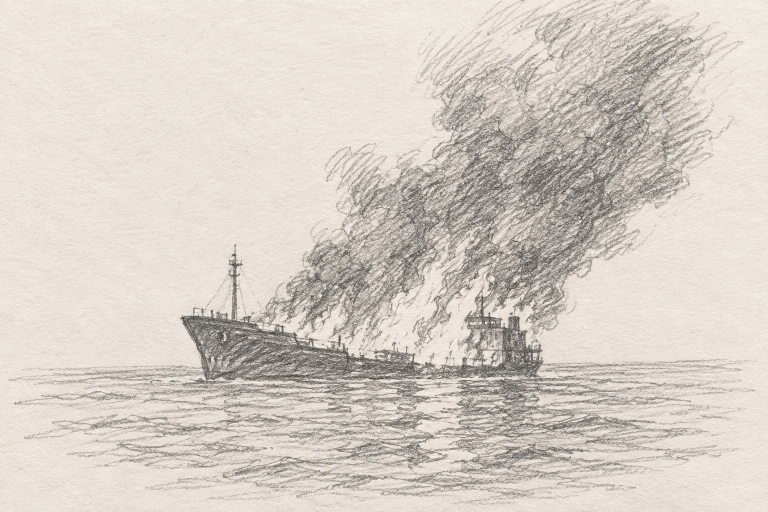
#> input picture examples/tanker.png, 1536 x 1024 px (shown at 1/2 size)
$ python -i prompts.py   (imports and definitions only)
#> lines starting #> are read from the running program, lines starting #| are printed output that depends on the picture
"""Text-to-image prompts that scaffold a new picture in the style of a given one: a style
line read from the picture, then one prompt per drawing phase, from the first loose
construction lines to the finished sheet."""
from __future__ import annotations

from pathlib import Path

import numpy as np
from PIL import Image

from .constants import PHASES, TOTAL
from .media import PHASE_NAMES
from .planner import Look

PAINT_PHASES = (("composition", 80), ("linework", 170), ("shading", 280), ("finishing", 190))

STAGES = {
    "pencil": {
        "composition": "only faint, loose construction lines blocking in the big shapes; no shading, the paper is mostly blank",
        "linework": "confident contour lines, strongest first, then thin dark lines for fine details; no shading yet",
        "shading": "contours plus layered pencil hatching, light to dark, in several angles that follow the form; tone is building",
        "finishing": "the finished drawing: darkest accents, re-stated strong edges, a few stray construction marks left visible",
    },
    "paint": {
        "composition": "a blank canvas with only big flat slabs of colour blocking in the broad masses",
        "linework": "an underpainting: smaller flat slabs correcting the masses, still no fine detail",
        "shading": "medium palette-knife strokes building form, with some canvas texture showing",
        "finishing": "the finished painting: the smallest strokes, details and highlights, visible hand-cut stroke edges",
    },
}
MEDIUM_STYLE = {
    "pencil": "graphite pencil drawing on cream animation paper, hand-drawn wobble, tapered strokes, paper grain",
    "paint": "opaque palette-knife painting on canvas, flat strokes with slightly hand-cut edges, visible brushwork",
}


def phase_minutes(medium: str):
    """[(phase, first minute, last minute)] for the medium's four phases."""
    sizes = PAINT_PHASES if medium == "paint" else tuple(
        (k, n if n else TOTAL - sum(m or 0 for _, m in PHASES)) for k, n in PHASES)
    out, t = [], 0
    for k, n in sizes:
        out.append((k, t + 1, t + n))
        t += n
    return out


HUES = ("red", "orange", "yellow", "green", "teal", "blue", "purple", "pink")


def describe(path: Path) -> list[str]:
    """Plain-words tone, line and (for colour pictures) palette descriptors measured from the picture."""
#> called with path = '../examples/tanker.png'
    with Image.open(path) as im:
#> im is the input picture: PIL image 1536x1024 RGB; mean R, G, B 213.5, 206.6, 198.3
        rgba = im.convert("RGBA")
        sheet = Image.new("RGBA", rgba.size, (255, 255, 255, 255))      # transparent areas are blank paper
#> sheet: PIL image 1536x1024 RGBA; every value is 255
        rgb = Image.alpha_composite(sheet, rgba).convert("RGB").resize((200, 120), Image.LANCZOS)
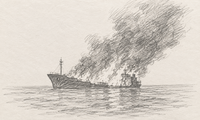
#> rgb: PIL image 200x120 RGB; mean R, G, B 213.5, 206.6, 198.3
    g = np.asarray(rgb.convert("L"), np.float32) / 255
    hsv = np.asarray(rgb.convert("HSV"), np.float32) / 255
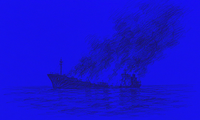
#> hsv: shape (120, 200, 3) float32; mean R, G, B 0.0886, 0.0702, 0.837
    mean, spread = float(g.mean()), float(g.std())
#> mean = 0.814; spread = 0.113
    gy, gx = np.gradient(g)
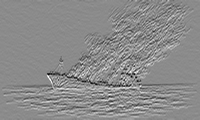
#> gy: shape (120, 200) float32; min -0.267, max 0.22, mean -0.000225; drawn with min black and max white
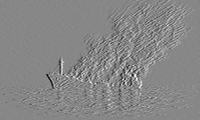
#> gx: shape (120, 200) float32; min -0.28, max 0.249, mean 2.43e-05; drawn with min black and max white
    edges = float((np.hypot(gx, gy) > 0.08).mean())
#> edges = 0.113
    tone = "dark, moody" if mean < .35 else "light, airy" if mean > .65 else "mid-toned"
#> tone = 'light, airy'
    contrast = "high contrast" if spread > .28 else "soft, low contrast" if spread < .15 else "moderate contrast"
#> contrast = 'soft, low contrast'
    busy = "dense with fine detail" if edges > .12 else "sparse, with large calm areas" if edges < .04 else "balanced between detail and calm areas"
#> busy = 'balanced between detail and calm areas'
    traits = [tone, contrast, busy]
#> traits = ['light, airy', 'soft, low contrast', 'balanced between detail and calm areas']
    colourful = hsv[..., 1] > .25
#> colourful: shape (120, 200) bool; every value is 0
    if colourful.mean() > .2:                       # a palette, only if the picture really has colour
        hue = np.bincount((hsv[..., 0][colourful] * len(HUES)).astype(int) % len(HUES), minlength=len(HUES))
        traits.append(f"mostly {HUES[int(hue.argmax())]} hues")
    return traits


def build(medium: str, subject: str, traits: list[str], look: Look = Look()) -> list[tuple[str, str, str]]:
    """[(phase name, minutes, prompt)] followed by the finished picture's prompt."""
    finish = ("landscape 5:3 sheet, strong value structure so it still reads in black and white on a 1-bit e-ink display"
              if medium == "paint" else "landscape 5:3 sheet, black and white, suits a 1-bit e-ink display")
    style = [MEDIUM_STYLE[medium], ", ".join(traits), finish]
    if look.detail > 1.2:
        style.append("extra fine lines and tight hatching")
    elif look.detail < .8:
        style.append("sparse, economical marks")
    if look.contrast > 1.2:
        style.append("deep, heavy darks")
    style = "; ".join(style)
    subject = subject.strip() or "a new scene"
    out = []
    for i, (phase, a, b) in enumerate(phase_minutes(medium)):
        same = "the same picture and composition as the previous stage, " if i else ""
        out.append((PHASE_NAMES[medium][phase], f"minutes {a}-{b}",
                    f"{subject}, {same}{STAGES[medium][phase]}. Style: {style}."))
    return out


def render(medium, subject, traits, look: Look = Look()) -> str:
    lines = [f"Style read from the picture: {', '.join(traits)}", ""]
    for i, (name, mins, text) in enumerate(build(medium, subject, traits, look), 1):
        lines += [f"{i}. {name.capitalize()} ({mins})", f"   {text}", ""]
    lines.append("Generate the four stages in order, each from the previous one, to scaffold the drawing.")
    return "\n".join(lines)

>>> result = describe('../examples/tanker.png')
#> result has the same summary as traits in describe
